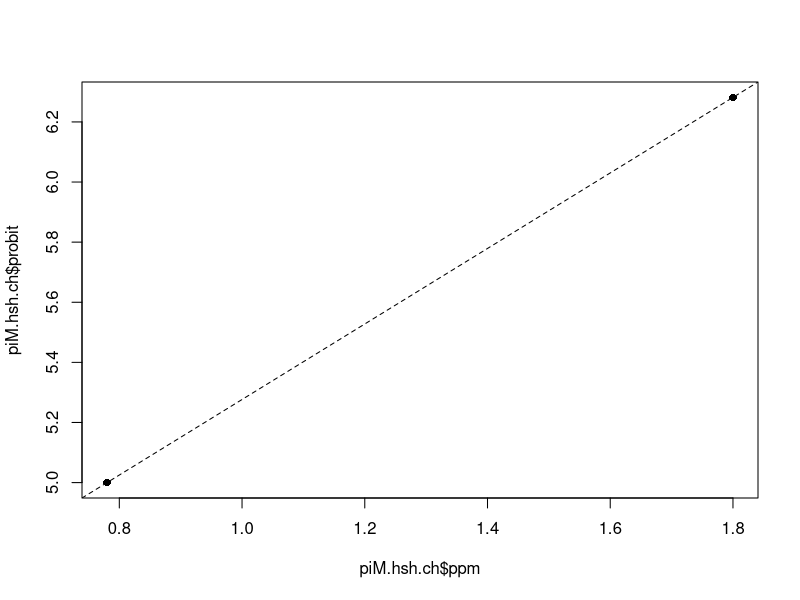
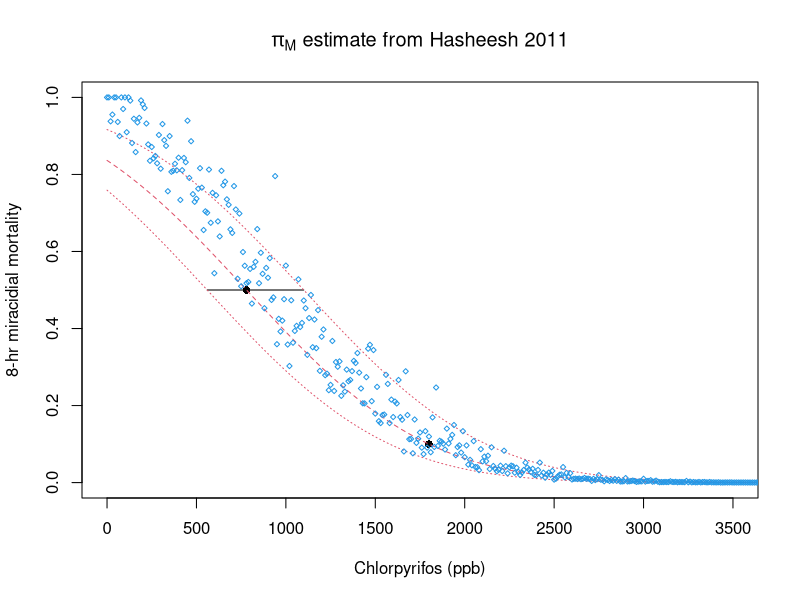
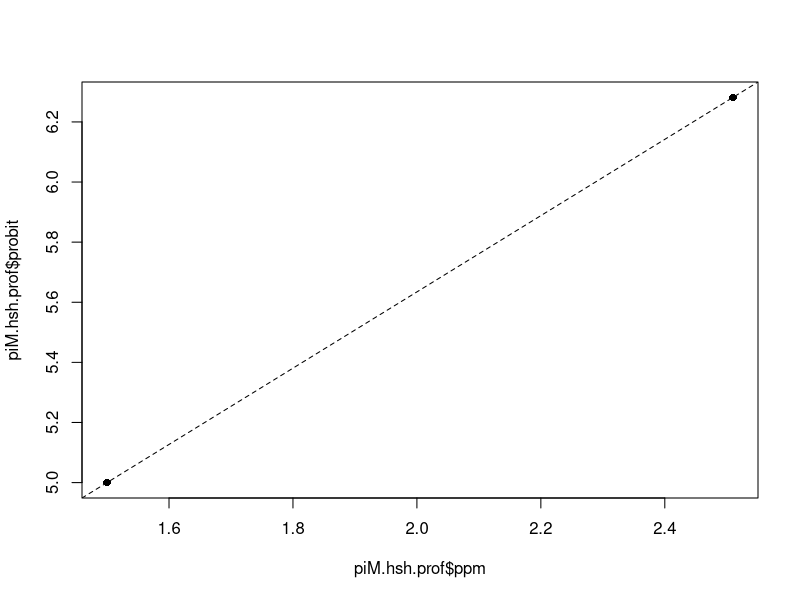
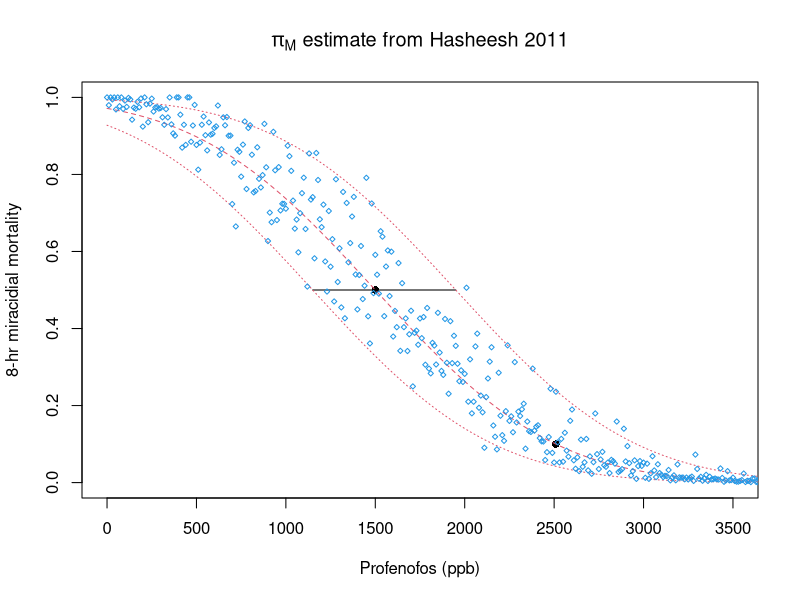
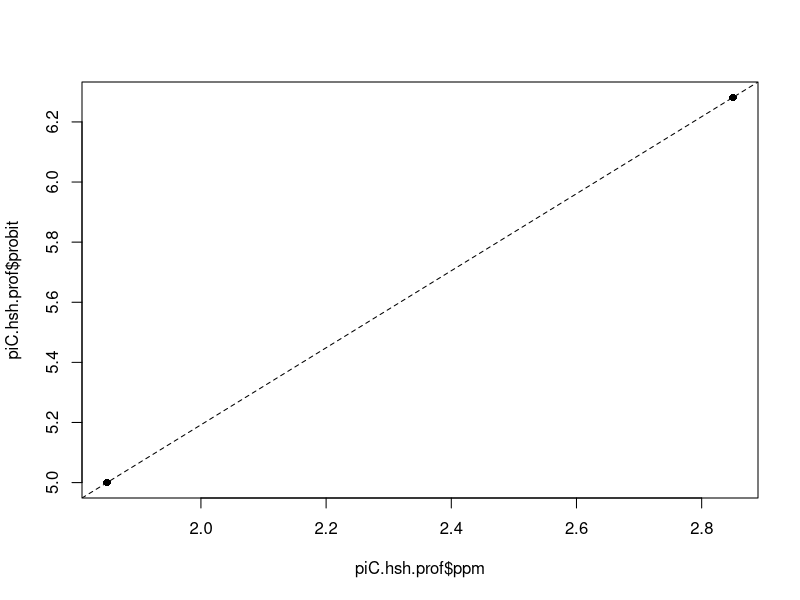
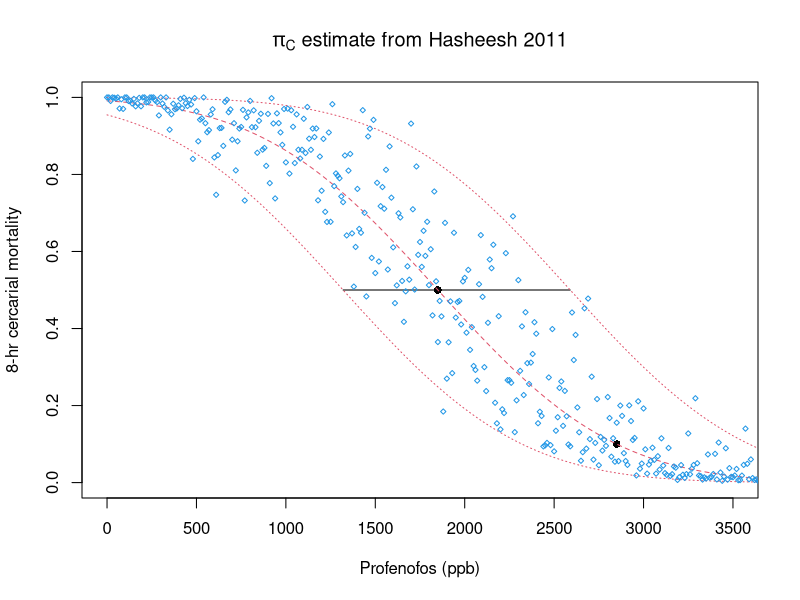
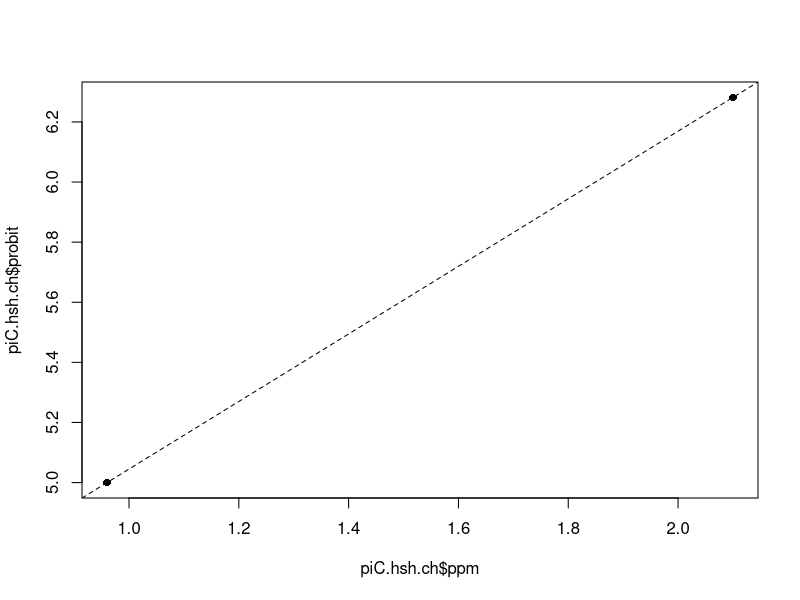
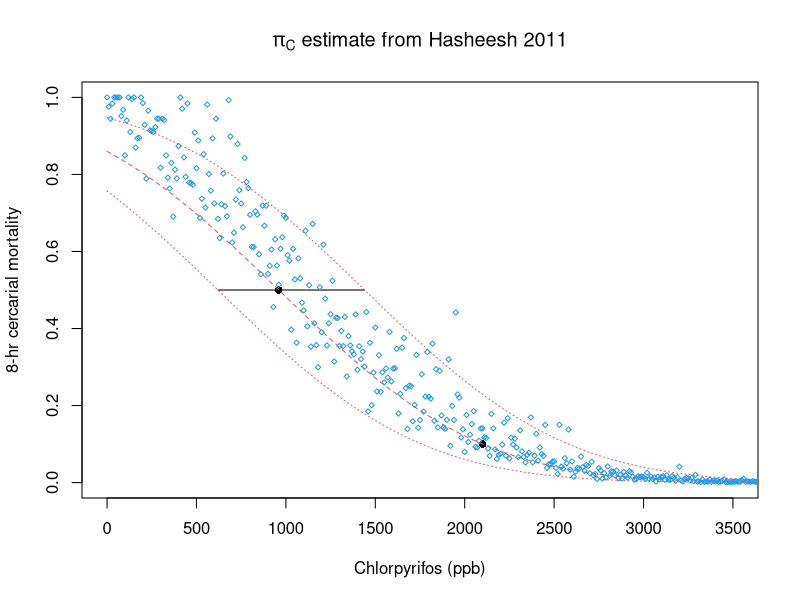

Write the R code that produced these figures, in order.
#This work is licensed under a Creative Commons Attribution-NonCommercial 4.0 International License#########
#<http://creativecommons.org/licenses/by-nc/4.0/> by Christopher Hoover, Arathi Arakala, Manoj Gambhir 
#and Justin Remais. This work was supported in part by the National Institutes of Health/National Science 
#Foundation Ecology of Infectious Disease program funded by the Fogarty International Center 
#(grant R01TW010286), the National Institute of Allergy and Infectious Diseases (grant K01AI091864), 
#and the National Science Foundation Water Sustainability and Climate Program (grant 1360330).

#Per the terms of this license, if you are making derivative use of this work, you must identify that 
#your work is a derivative work, give credit to the original work, provide a link to the license, 
#and indicate changes that were made.###############
    
#Toxicity to miracidia and cercariae from table 5 ###############
#ChlorP miracidia #########
piM.hsh.ch = data.frame(conc = c(0.78, 1.8)*1000,
                        mort = c(.50 , .90),
                        surv = 0)
  piM.hsh.ch$surv = 1 - piM.hsh.ch$mort
  piM.hsh.ch$ppm = piM.hsh.ch$conc/1000
  piM.hsh.ch$log10 = log10(piM.hsh.ch$conc)
  piM.hsh.ch$probit = qnorm(piM.hsh.ch$mort, mean = 5)
  
plot(piM.hsh.ch$ppm, piM.hsh.ch$probit, pch = 16)
  lm.hsh.pim.ch = lm(probit ~ ppm, data = piM.hsh.ch)
  
  abline(coef(lm.hsh.pim.ch), lty = 2)
  
  lc50.hash.pim.ch = 0.78
  slp.hash.pim.ch = coef(lm.hsh.pim.ch)[2]
  se.lc50.hash.pim.ch = mean(c(log10(1.1 / lc50.hash.pim.ch), log10(lc50.hash.pim.ch / 0.56))) / 1.96

  plot(piM.hsh.ch$conc, piM.hsh.ch$surv, pch = 16, ylim = c(0,1), xlim = c(0,3500),
       xlab = 'Chlorpyrifos (ppb)', ylab = '8-hr miracidial mortality',
       main = expression(paste(pi[M], ' estimate from Hasheesh 2011')))
    segments(x0 = 560, y0 = 0.5, x1 = 1100, y1 = 0.5)

fx.piM.hsh.chlor = function(In, lc = lc50.hash.pim.ch){
  Ins = In/1000
  pnorm(-slp.hash.pim.ch * (Ins - lc))
}    

  lines(seq(0,4000,10), sapply(seq(0,4000,10), fx.piM.hsh.chlor), lty = 2, col = 2)
  lines(seq(0,4000,10), sapply(seq(0,4000,10), fx.piM.hsh.chlor, lc = 1.1), lty = 3, col = 2)
  lines(seq(0,4000,10), sapply(seq(0,4000,10), fx.piM.hsh.chlor, lc = 0.56), lty = 3, col = 2)

piM_ch_Hash11_uncertainty = function(In){
  if(In == 0) piM = 1 else{
    Ins = In/1000
    lc50 = 10^(rnorm(1, log10(lc50.hash.pim.ch), se.lc50.hash.pim.ch))
    piM = pnorm(-slp.hash.pim.ch * (Ins - lc50)) / fx.piM.hsh.chlor(0)
  }
  if(piM > 1) piM = 1
  if(piM < 0) piM = 0
  
  return(piM)
}
  points(seq(0,4000,10), sapply(seq(0,4000,10), piM_ch_Hash11_uncertainty, simplify = T), 
         pch = 5, col = 4, cex = 0.5)

keep.hsh.ch.pim = c('piM_ch_Hash11_uncertainty', 'fx.piM.hsh.chlor', 'slp.hash.pim.ch',
                    'lc50.hash.pim.ch', 'se.lc50.hash.pim.ch')  
#Profenofos miracidia #########
piM.hsh.prof = data.frame(conc = c(1.5, 2.51)*1000,
                    mort = c(.50 , .90),
                    surv = 0)
  piM.hsh.prof$surv = 1 - piM.hsh.prof$mort
  piM.hsh.prof$surv = 1 - piM.hsh.prof$mort
  piM.hsh.prof$ppm = piM.hsh.prof$conc/1000
  piM.hsh.prof$log10 = log10(piM.hsh.prof$conc)
  piM.hsh.prof$probit = qnorm(piM.hsh.prof$mort, mean = 5)
  
  plot(piM.hsh.prof$ppm, piM.hsh.prof$probit, pch = 16)
    lm.hsh.pim.prof = lm(probit ~ ppm, data = piM.hsh.prof)
    
  abline(coef(lm.hsh.pim.prof), lty = 2)
  
  lc50.hash.pim.prof = 1.5
  slp.hash.pim.prof = coef(lm.hsh.pim.prof)[2]
  se.lc50.hash.pim.prof = mean(c(log10(1.95 / lc50.hash.pim.prof), log10(lc50.hash.pim.prof / 1.15))) / 1.96
  
plot(piM.hsh.prof$conc, piM.hsh.prof$surv, pch = 16, ylim = c(0,1), xlim = c(0,3500),
     xlab = 'Profenofos (ppb)', ylab = '8-hr miracidial mortality',
     main = expression(paste(pi[M], ' estimate from Hasheesh 2011')))
  segments(x0 = 1150, y0 = 0.5, x1 = 1950, y1 = 0.5)

fx.piM.hsh.prof = function(In, lc = lc50.hash.pim.prof){
  Ins = In/1000
  pnorm(-slp.hash.pim.prof * (Ins - lc))
}  
  lines(seq(0,4000,10), sapply(seq(0,4000,10), fx.piM.hsh.prof), lty = 2, col = 2)
  lines(seq(0,4000,10), sapply(seq(0,4000,10), fx.piM.hsh.prof, lc = 1.95), lty = 3, col = 2)
  lines(seq(0,4000,10), sapply(seq(0,4000,10), fx.piM.hsh.prof, lc = 1.15), lty = 3, col = 2)
  
piM_pr_Hash11_uncertainty = function(In){
  if(In == 0) piM = 1 else{
    Ins = In/1000
    lc50 = 10^(rnorm(1, log10(lc50.hash.pim.prof), se.lc50.hash.pim.prof))
    piM = pnorm(-slp.hash.pim.prof * (Ins - lc50)) / fx.piM.hsh.prof(0)
  }
  if(piM > 1) piM = 1
  if(piM < 0) piM = 0
  
  return(piM)
}

  points(seq(0,4000,10), sapply(seq(0,4000,10), piM_pr_Hash11_uncertainty, simplify = T), 
         pch = 5, col = 4, cex = 0.5)
  
keep.hsh.pim.prof = c('piM_pr_Hash11_uncertainty', 'slp.hash.pim.prof', 'lc50.hash.pim.prof',
                      'se.lc50.hash.pim.prof', 'fx.piM.hsh.prof')  
#profenofos cercariae #######
piC.hsh.prof = data.frame(conc = c(1.85, 2.85)*1000,
                          mort = c(.50 , .90),
                          surv = 0)
  piC.hsh.prof$surv = 1 - piC.hsh.prof$mort
  piC.hsh.prof$surv = 1 - piC.hsh.prof$mort
  piC.hsh.prof$ppm = piC.hsh.prof$conc/1000
  piC.hsh.prof$log10 = log10(piC.hsh.prof$conc)
  piC.hsh.prof$probit = qnorm(piC.hsh.prof$mort, mean = 5)

plot(piC.hsh.prof$ppm, piC.hsh.prof$probit, pch = 16)
  lm.hsh.pic.prof = lm(probit ~ ppm, data = piC.hsh.prof)
  
  abline(coef(lm.hsh.pic.prof), lty = 2)

  lc50.hash.pic.prof = 1.85
  slp.hash.pic.prof = coef(lm.hsh.pic.prof)[2]
  se.lc50.hash.pic.prof = mean(c(log10(2.59 / lc50.hash.pic.prof), log10(lc50.hash.pic.prof / 1.32))) / 1.96

plot(piC.hsh.prof$conc, piC.hsh.prof$surv, pch = 16, ylim = c(0,1), xlim = c(0,3500),
     xlab = 'Profenofos (ppb)', ylab = '8-hr cercarial mortality',
     main = expression(paste(pi[C], ' estimate from Hasheesh 2011')))
  segments(x0 = 2590, y0 = 0.5, x1 = 1320, y1 = 0.5)

fx.piC.hsh.prof = function(In, lc = lc50.hash.pic.prof){
  Ins = In/1000
  pnorm(-slp.hash.pic.prof * (Ins - lc))
}  
  lines(seq(0,4000,10), sapply(seq(0,4000,10), fx.piC.hsh.prof), lty = 2, col = 2)
  lines(seq(0,4000,10), sapply(seq(0,4000,10), fx.piC.hsh.prof, lc = 2.59), lty = 3, col = 2)
  lines(seq(0,4000,10), sapply(seq(0,4000,10), fx.piC.hsh.prof, lc = 1.32), lty = 3, col = 2)

  piC_pr_Hash11_uncertainty = function(In){
    if(In == 0) piC = 1 else{
      Ins = In/1000
      lc50 = 10^(rnorm(1, log10(lc50.hash.pic.prof), se.lc50.hash.pic.prof))
      piC = pnorm(-slp.hash.pic.prof * (Ins - lc50)) / fx.piC.hsh.prof(0)
    }
    if(piC > 1) piC = 1
    if(piC < 0) piC = 0
    
    return(piC)
  }
  
    points(seq(0,4000,10), sapply(seq(0,4000,10), piC_pr_Hash11_uncertainty, simplify = T), 
           pch = 5, col = 4, cex = 0.5)

keep.hsh.pic.prof = c('piC_pr_Hash11_uncertainty', 'slp.hash.pic.prof', 'lc50.hash.pic.prof',
                      'se.lc50.hash.pic.prof', 'fx.piC.hsh.prof')  

#chlorpyrifos cercariae #######
piC.hsh.ch = data.frame(conc = c(0.96, 2.1)*1000,
                        mort = c(.50 , .90),
                        surv = 0)
  piC.hsh.ch$surv = 1 - piC.hsh.ch$mort
  piC.hsh.ch$ppm = piC.hsh.ch$conc/1000
  piC.hsh.ch$log10 = log10(piC.hsh.ch$conc)
  piC.hsh.ch$probit = qnorm(piC.hsh.ch$mort, mean = 5)
  
plot(piC.hsh.ch$ppm, piC.hsh.ch$probit, pch = 16)
  lm.hsh.pic.ch = lm(probit ~ ppm, data = piC.hsh.ch)
  
  abline(coef(lm.hsh.pic.ch), lty = 2)
  
  lc50.hash.pic.ch = 0.96
  slp.hash.pic.ch = coef(lm.hsh.pic.ch)[2]
  se.lc50.hash.pic.ch = mean(c(log10(1.44 / lc50.hash.pic.ch), log10(lc50.hash.pic.ch / 0.62))) / 1.96
  
plot(piC.hsh.ch$conc, piC.hsh.ch$surv, pch = 16, ylim = c(0,1), xlim = c(0,3500),
     xlab = 'Chlorpyrifos (ppb)', ylab = '8-hr cercarial mortality',
     main = expression(paste(pi[C], ' estimate from Hasheesh 2011')))
  segments(x0 = 620, y0 = 0.5, x1 = 1440, y1 = 0.5)
  
  fx.piC.hsh.chlor = function(In, lc = lc50.hash.pic.ch){
    Ins = In/1000
    pnorm(-slp.hash.pic.ch * (Ins - lc))
  }    
  lines(seq(0,4000,10), sapply(seq(0,4000,10), fx.piC.hsh.chlor), lty = 2, col = 2)
  lines(seq(0,4000,10), sapply(seq(0,4000,10), fx.piC.hsh.chlor, lc = 1.44), lty = 3, col = 2)
  lines(seq(0,4000,10), sapply(seq(0,4000,10), fx.piC.hsh.chlor, lc = 0.62), lty = 3, col = 2)
  
  piC_ch_Hash11_uncertainty = function(In){
    if(In == 0) piC = 1 else{
      Ins = In/1000
      lc50 = 10^(rnorm(1, log10(lc50.hash.pic.ch), se.lc50.hash.pic.ch))
      piC = pnorm(-slp.hash.pic.ch * (Ins - lc50)) / fx.piC.hsh.chlor(0)
    }
    if(piC > 1) piC = 1
    if(piC < 0) piC = 0
    
    return(piC)
  }
  points(seq(0,4000,10), sapply(seq(0,4000,10), piC_ch_Hash11_uncertainty, simplify = T), 
         pch = 5, col = 4, cex = 0.5)
  
  keep.hsh.ch.pic = c('piC_ch_Hash11_uncertainty', 'fx.piC.hsh.chlor', 'slp.hash.pic.ch',
                      'lc50.hash.pic.ch', 'se.lc50.hash.pic.ch')  
  